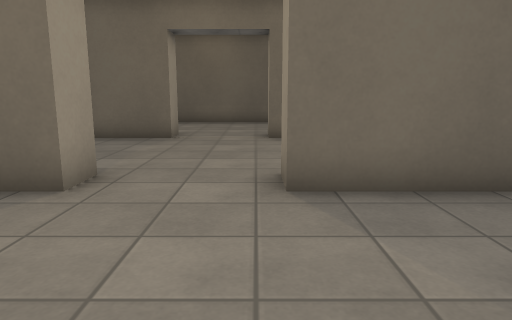
[1] (above)

19 first-person views from a walk through a 3-D level made in the Godot game engine. The camera is 1.2 m above the floor, tilts 10° down and sees 70° across. Doors that lead somewhere are drawn open, without their leaves. The floor is counted in squares, 1 m on a side. Each view is taken from the middle of a square. On the plan, view 1 faces up. The plan holds only what a view shows up to about 15 squares ahead; the rest is blank. The place goes on beyond the plan. Surface patterns are stand-ins for the level's own textures.

[2]
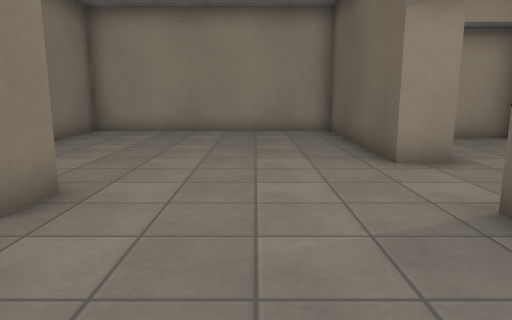

[3]
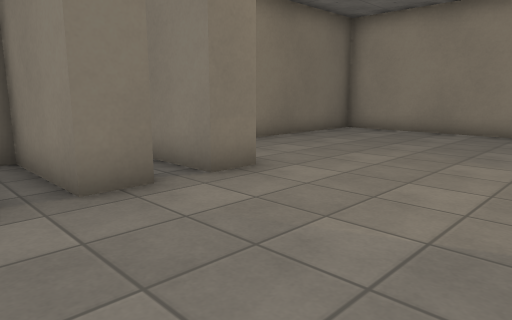

[4]
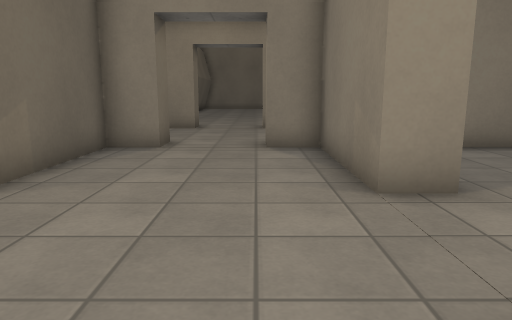

[5]
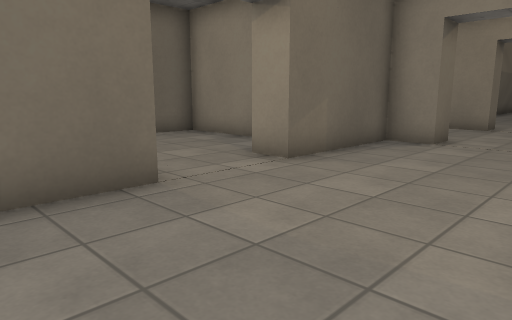

[6]
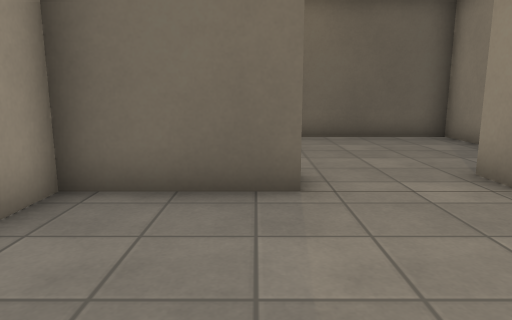

[7]
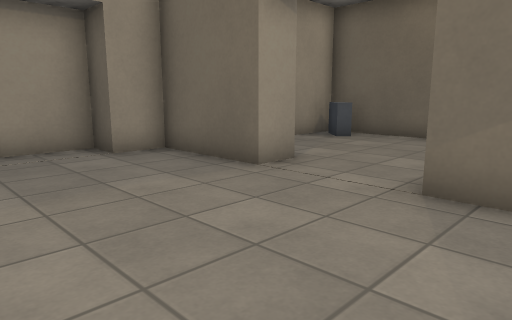

[8]
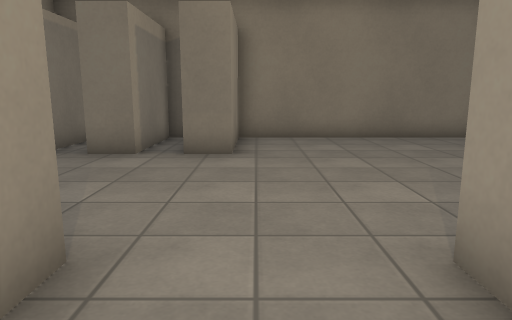

[9]
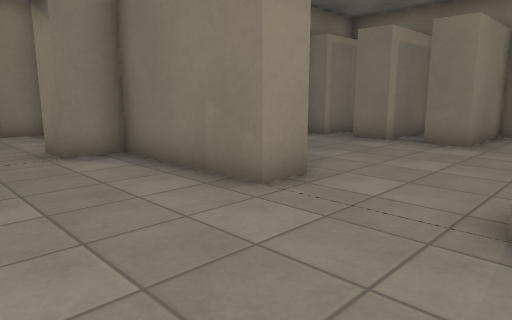

[10]
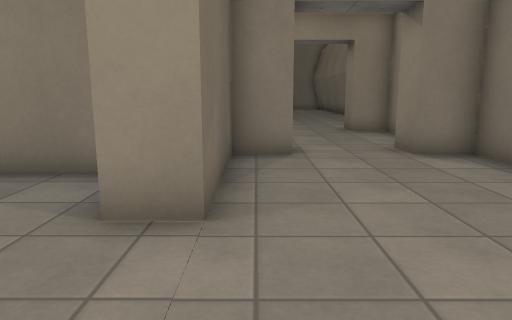

[11]
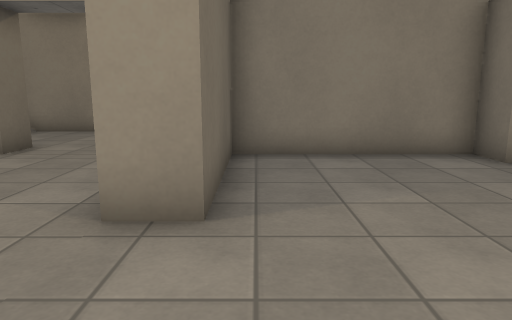

[12]
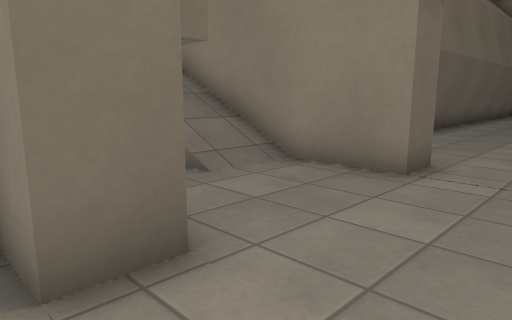

[13]
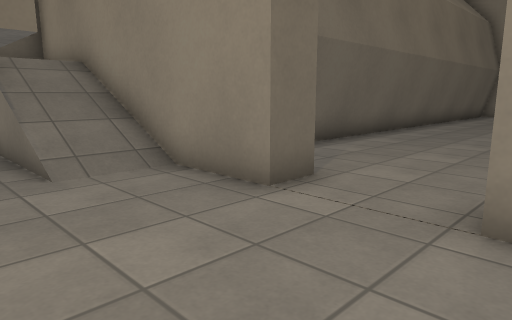

[14]
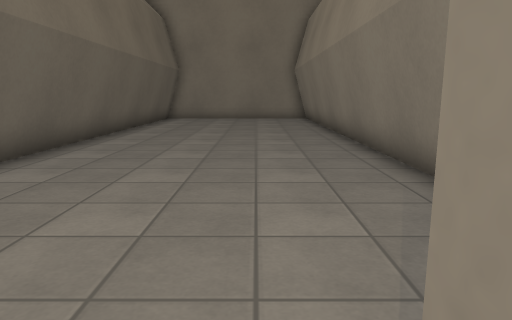

[15]
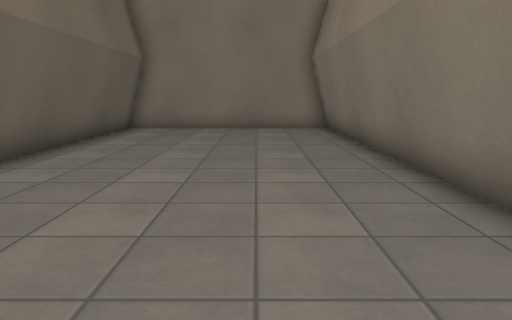

[16]
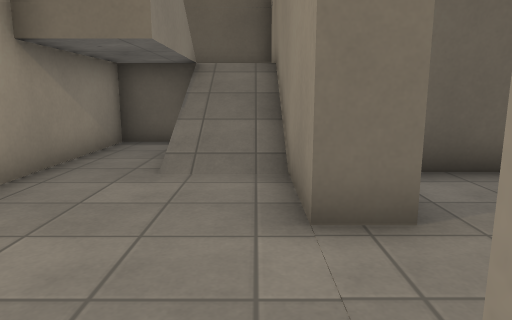

[17]
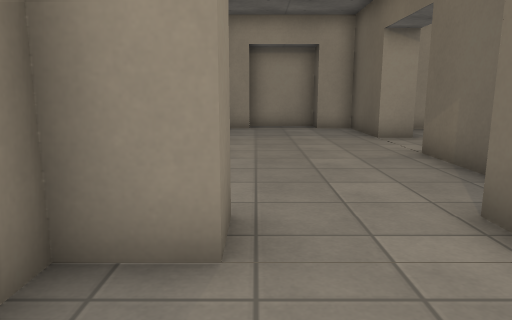

[18]
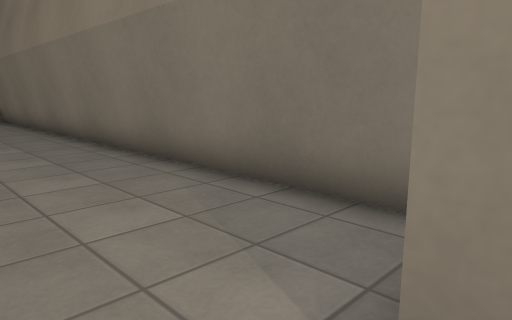

[19]
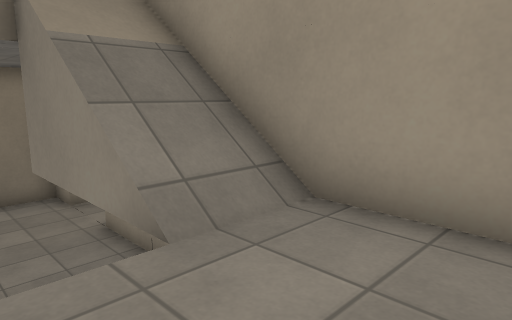

### Floor plan
Key: @ floor where view 1 was taken; # wall or solid block; . main floor; : floor 2 m higher than the main floor; / step, stairs or slope; D open door.
Columns run from 9 left of view 1 to 30 right of it. Each row starts with its distance up from view 1.
 19                 ####
 18                :: :#
 17     ###########::: #
 16     #.......###::::#
 15     ##......###..//#
 14     #.......###..//#
 13     #.......###..//#
 12     #.......###..//#############
 11    ####DDD#####....#####################
 10    #..........#....#...................#
  9   ##..........D........................#
  8   #...........D........................#
  7   #...........D........................#
  6   ##..........#....#...................#
  5 #######DDD##############################
  4 #.............#     #######
  3 #.............#
  2 #.............#
  1 #.............#
  0 #........@....#
 -1 #........#.#.##
 -2 #........#.#.#
 -3 #........#.#.#
 -4 ##############

Where each view was taken, in squares from view 1:
view 1: 0 up, 0 right, facing up
view 2: 2 up, 4 right, facing left
view 3: 4 up, 4 right, facing down-left
view 4: 7 up, 4 left, facing right
view 5: 6 up, 5 left, facing up-right
view 6: 6 up, 3 left, facing up
view 7: 6 up, 2 right, facing up-left
view 8: 7 up, 1 left, facing down
view 9: 9 up, 3 left, facing down-right
view 10: 10 up, 3 left, facing right
view 11: 4 up, 3 left, facing right
view 12: 7 up, 4 right, facing up-right
view 13: 6 up, 6 right, facing up-right
view 14: 7 up, 10 right, facing right
view 15: 7 up, 16 right, facing right
view 16: 6 up, 9 right, facing up
view 17: 7 up, 8 right, facing left
view 18: 8 up, 10 right, facing down-right
view 19: 18 up, 9 right, facing down-left
